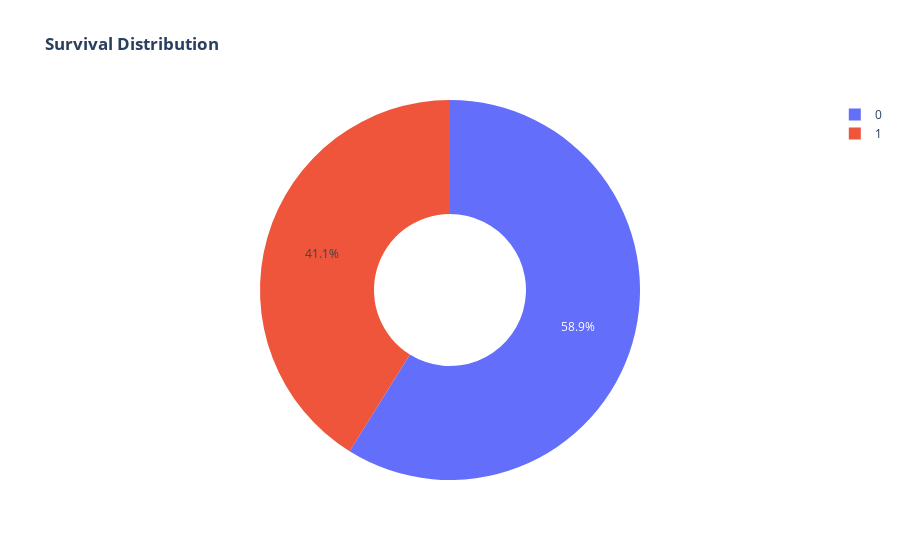

Write notebook code for a chart like this one.
### Code cell
px.pie(df, names='Survived',
            title='<b>Survival Distribution</b>',
            color_discrete_map={0:'blue', 1:'red'},
            category_orders={'Survived':[0,1]},
            hole=0.4)

### Figure 1 — Plotly figure (JSON) as saved in the notebook; plotly's stock layout.template omitted (floating-point values rounded to 4 significant figures; data arrays with more than 128 entries replaced by an {"elided": "..."} marker saying what was removed)
{"data": [{"direction": "clockwise", "domain": {"x": [0, 1], "y": [0, 1]}, "hole": 0.4, "hovertemplate": "Survived=%{label}<extra></extra>", "labels": {"elided": "773 int values"}, "legendgroup": "", "name": "", "showlegend": true, "sort": false, "type": "pie"}], "layout": {"legend": {"tracegroupgap": 0}, "title": {"text": "<b>Survival Distribution</b>"}}}
